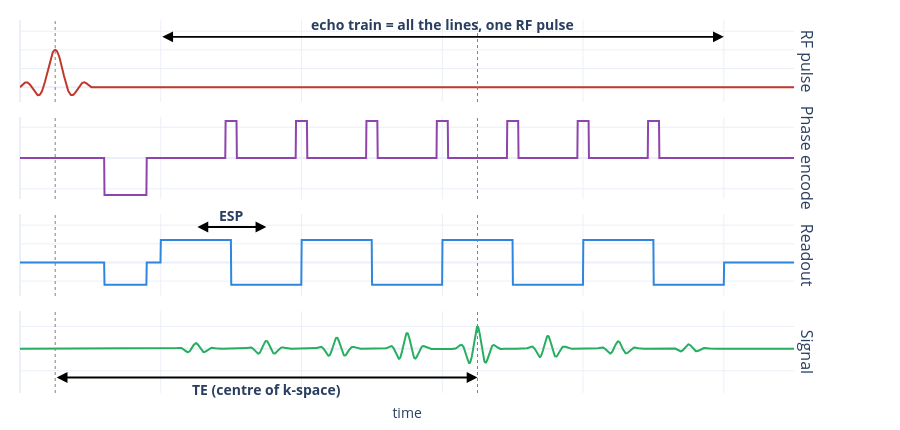

The cell this chart's notebook holds for it:
### Code cell
#| label: figEpiTiming
t = np.linspace(0, 1.1, 2200)          # one excitation, arbitrary time units
def box(t0, t1, amp=1.0):
    return np.where((t >= t0) & (t < t1), amp, 0.0)

n_lines = 8                            # 8 lines drawn here (96 in the simulation)
t_rf = 0.05                            # centre of the single RF pulse
t0, dur = 0.2, 0.1                     # start of the first readout lobe, length of one line
t_echo = [t0 + dur * (j + 0.5) for j in range(n_lines)]   # centre of each echo
j_centre = n_lines // 2                # the line through the centre of k-space
T2s = 1.0                              # T2*, same time units

rf = np.sinc((t - t_rf) * 60) * ((t > 0) & (t < 0.1))
# phase encode: one negative prephaser (go to the top line), then a small blip between lines
pe = box(0.12, 0.18, -0.6) + sum(box(t0 + dur * (j + 1) - 0.008, t0 + dur * (j + 1) + 0.008, 0.6)
                                 for j in range(n_lines - 1))
# readout: half-size prephaser, then lobes alternating left -> right, right -> left
ro = box(0.12, 0.18, -0.6) + sum(box(t0 + dur * j, t0 + dur * (j + 1), 0.6 if j % 2 == 0 else -0.6)
                                 for j in range(n_lines))
# signal: one echo per line, strongest at the centre of k-space, fading with T2*
decay = np.exp(-(t - t_echo[j_centre]) / T2s)   # = 1 at the centre echo
sig = sum(np.exp(-0.45 * abs(j - j_centre)) * np.exp(-((t - te) / 0.018) ** 2) * np.cos(250 * (t - te))
          for j, te in enumerate(t_echo)) * decay

fig = make_subplots(rows=4, cols=1, shared_xaxes=True, vertical_spacing=0.04,
                    row_titles=["RF pulse", "Phase encode", "Readout", "Signal"])
for i, (y, c) in enumerate([(rf, "#C0392B"), (pe, "#8E44AD"), (ro, "#2E86DE"), (sig, "#27AE60")]):
    fig.add_trace(go.Scatter(x=t, y=y, line=dict(color=c, width=2), hoverinfo="skip"), row=i + 1, col=1)


# dotted guides through all rows: the RF pulse and the centre echo
for x in (t_rf, t_echo[j_centre]):
    fig.add_vline(x=x, line=dict(color="gray", width=1, dash="dot"), row="all", col=1)

def double_arrow(x0, x1, y, xref, yref, label, above=True):
    """A <-> arrow from x0 to x1 at height y, with its label above (or below) it."""
    fig.add_annotation(x=x1, y=y, ax=x0, ay=y, xref=xref, yref=yref, axref=xref, ayref=yref,
                       text="", showarrow=True, arrowhead=2, arrowside="end+start",
                       arrowsize=1.2, arrowwidth=1.8, arrowcolor="black")
    fig.add_annotation(x=(x0 + x1) / 2, y=y, xref=xref, yref=yref, text=f"<b>{label}</b>",
                       showarrow=False, yshift=12 if above else -12, font=dict(size=14))

# the echo train: every line after a single RF pulse (top row)
double_arrow(t0, t0 + dur * n_lines, 1.35, "x", "y", "echo train = all the lines, one RF pulse")
# echo spacing: time between two lines (readout row)
double_arrow(t_echo[0], t_echo[1], 0.95, "x3", "y3", "ESP")
# TE: from the RF pulse to the echo of the central line (bottom row)
double_arrow(t_rf, t_echo[j_centre], -1.3, "x4", "y4", "TE (centre of k-space)", above=False)

fig.update_yaxes(showticklabels=False, zeroline=True)
fig.update_yaxes(range=[-0.4, 1.8], row=1, col=1)      # room for the echo-train arrow
fig.update_yaxes(range=[-0.9, 1.3], row=3, col=1)      # room for the ESP arrow
fig.update_yaxes(range=[-2.0, 1.7], row=4, col=1)      # room for the TE arrow
fig.update_xaxes(title_text="time", row=4, col=1, showticklabels=False)
fig.update_layout(height=430, showlegend=False, template="plotly_white",
                  margin=dict(l=20, r=90, t=20, b=30))
fig

### Figure 1 — Plotly figure (JSON) as saved in the notebook; plotly's stock layout.template omitted (floating-point values rounded to 4 significant figures; data arrays with more than 128 entries replaced by an {"elided": "..."} marker saying what was removed)
{"data": [{"hoverinfo": "skip", "line": {"color": "#C0392B", "width": 2}, "type": "scatter", "x": {"elided": "2200 float values"}, "xaxis": "x", "y": {"elided": "2200 float values"}, "yaxis": "y"}, {"hoverinfo": "skip", "line": {"color": "#8E44AD", "width": 2}, "type": "scatter", "x": {"elided": "2200 float values"}, "xaxis": "x2", "y": {"elided": "2200 float values"}, "yaxis": "y2"}, {"hoverinfo": "skip", "line": {"color": "#2E86DE", "width": 2}, "type": "scatter", "x": {"elided": "2200 float values"}, "xaxis": "x3", "y": {"elided": "2200 float values"}, "yaxis": "y3"}, {"hoverinfo": "skip", "line": {"color": "#27AE60", "width": 2}, "type": "scatter", "x": {"elided": "2200 float values"}, "xaxis": "x4", "y": {"elided": "2200 float values"}, "yaxis": "y4"}], "layout": {"annotations": [{"font": {"size": 16}, "showarrow": false, "text": "RF pulse", "textangle": 90, "x": 0.98, "xanchor": "left", "xref": "paper", "y": 0.89, "yanchor": "middle", "yref": "paper"}, {"font": {"size": 16}, "showarrow": false, "text": "Phase encode", "textangle": 90, "x": 0.98, "xanchor": "left", "xref": "paper", "y": 0.63, "yanchor": "middle", "yref": "paper"}, {"font": {"size": 16}, "showarrow": false, "text": "Readout", "textangle": 90, "x": 0.98, "xanchor": "left", "xref": "paper", "y": 0.37, "yanchor": "middle", "yref": "paper"}, {"font": {"size": 16}, "showarrow": false, "text": "Signal", "textangle": 90, "x": 0.98, "xanchor": "left", "xref": "paper", "y": 0.11, "yanchor": "middle", "yref": "paper"}, {"arrowcolor": "black", "arrowhead": 2, "arrowside": "end+start", "arrowsize": 1.2, "arrowwidth": 1.8, "ax": 0.2, "axref": "x", "ay": 1.35, "ayref": "y", "showarrow": true, "text": "", "x": 1, "xref": "x", "y": 1.35, "yref": "y"}, {"font": {"size": 14}, "showarrow": false, "text": "<b>echo train = all the lines, one RF pulse</b>", "x": 0.6, "xref": "x", "y": 1.35, "yref": "y", "yshift": 12}, {"arrowcolor": "black", "arrowhead": 2, "arrowside": "end+start", "arrowsize": 1.2, "arrowwidth": 1.8, "ax": 0.25, "axref": "x3", "ay": 0.95, "ayref": "y3", "showarrow": true, "text": "", "x": 0.35, "xref": "x3", "y": 0.95, "yref": "y3"}, {"font": {"size": 14}, "showarrow": false, "text": "<b>ESP</b>", "x": 0.3, "xref": "x3", "y": 0.95, "yref": "y3", "yshift": 12}, {"arrowcolor": "black", "arrowhead": 2, "arrowside": "end+start", "arrowsize": 1.2, "arrowwidth": 1.8, "ax": 0.05, "axref": "x4", "ay": -1.3, "ayref": "y4", "showarrow": true, "text": "", "x": 0.65, "xref": "x4", "y": -1.3, "yref": "y4"}, {"font": {"size": 14}, "showarrow": false, "text": "<b>TE (centre of k-space)</b>", "x": 0.35, "xref": "x4", "y": -1.3, "yref": "y4", "yshift": -12}], "height": 430, "margin": {"b": 30, "l": 20, "r": 90, "t": 20}, "shapes": [{"line": {"color": "gray", "dash": "dot", "width": 1}, "type": "line", "x0": 0.05, "x1": 0.05, "xref": "x", "y0": 0, "y1": 1, "yref": "y domain"}, {"line": {"color": "gray", "dash": "dot", "width": 1}, "type": "line", "x0": 0.05, "x1": 0.05, "xref": "x2", "y0": 0, "y1": 1, "yref": "y2 domain"}, {"line": {"color": "gray", "dash": "dot", "width": 1}, "type": "line", "x0": 0.05, "x1": 0.05, "xref": "x3", "y0": 0, "y1": 1, "yref": "y3 domain"}, {"line": {"color": "gray", "dash": "dot", "width": 1}, "type": "line", "x0": 0.05, "x1": 0.05, "xref": "x4", "y0": 0, "y1": 1, "yref": "y4 domain"}, {"line": {"color": "gray", "dash": "dot", "width": 1}, "type": "line", "x0": 0.65, "x1": 0.65, "xref": "x", "y0": 0, "y1": 1, "yref": "y domain"}, {"line": {"color": "gray", "dash": "dot", "width": 1}, "type": "line", "x0": 0.65, "x1": 0.65, "xref": "x2", "y0": 0, "y1": 1, "yref": "y2 domain"}, {"line": {"color": "gray", "dash": "dot", "width": 1}, "type": "line", "x0": 0.65, "x1": 0.65, "xref": "x3", "y0": 0, "y1": 1, "yref": "y3 domain"}, {"line": {"color": "gray", "dash": "dot", "width": 1}, "type": "line", "x0": 0.65, "x1": 0.65, "xref": "x4", "y0": 0, "y1": 1, "yref": "y4 domain"}], "showlegend": false, "xaxis": {"anchor": "y", "domain": [0, 0.98], "matches": "x4", "showticklabels": false}, "xaxis2": {"anchor": "y2", "domain": [0, 0.98], "matches": "x4", "showticklabels": false}, "xaxis3": {"anchor": "y3", "domain": [0, 0.98], "matches": "x4", "showticklabels": false}, "xaxis4": {"anchor": "y4", "domain": [0, 0.98], "showticklabels": false, "title": {"text": "time"}}, "yaxis": {"anchor": "x", "domain": [0.78, 1], "range": [-0.4, 1.8], "showticklabels": false, "zeroline": true}, "yaxis2": {"anchor": "x2", "domain": [0.52, 0.74], "showticklabels": false, "zeroline": true}, "yaxis3": {"anchor": "x3", "domain": [0.26, 0.48], "range": [-0.9, 1.3], "showticklabels": false, "zeroline": true}, "yaxis4": {"anchor": "x4", "domain": [0, 0.22], "range": [-2, 1.7], "showticklabels": false, "zeroline": true}}}
